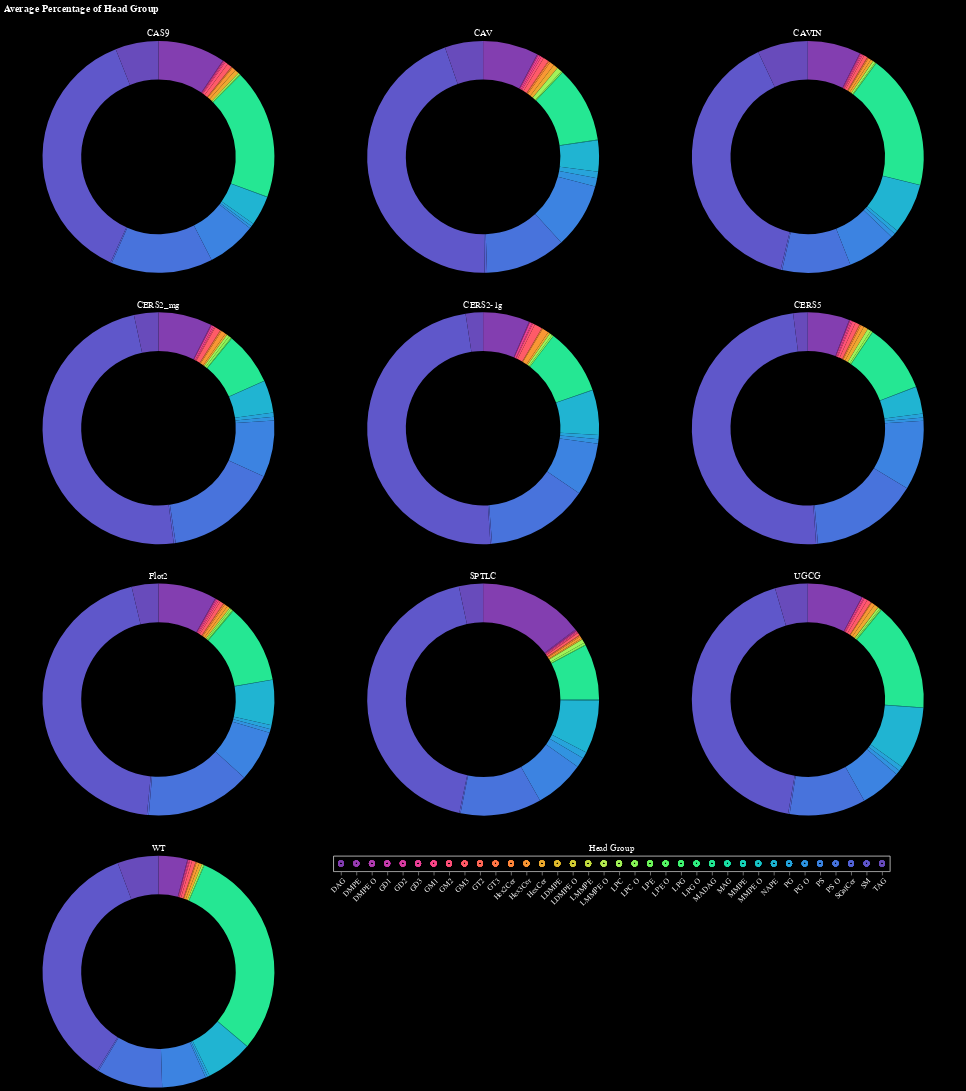

Notebook cell for this chart:
### Code cell
chart_list = []

# create selection tool
click = alt.selection_point(fields=['Head Group'])

# create head group legend
heads = alt.Chart(h).mark_point().encode(
    x=alt.X('Head Group').axis(labelAngle=-45),
    color=alt.condition(click, 'Head Group', alt.value('lightgray')),
    ).add_params(click).properties(title={'text':[], 'subtitle':'Head Group', 'subtitleColor':'white'})

for ptn in h['Mutation'].unique():
    source = h[h['Mutation'] == ptn]
    
    donut = alt.Chart(source).mark_arc(innerRadius=100).encode(
        theta='mean(Percentage):Q',
        color=alt.condition(click, 'Head Group', alt.value('lightgray'), scale=alt.Scale(scheme='rainbow'), legend=None),
        opacity = alt.condition(click, alt.value(1), alt.value(0.1)),
        tooltip=['Head Group', 'mean(Percentage)']
    ).add_params(click).properties(
        width=400,
        title={'text':[], 'subtitle':ptn, 'subtitleColor':'white'}
    )
    
    chart_list.append(donut)
    
d = alt.hconcat(*chart_list[:3]) & alt.hconcat(*chart_list[3:6]) & alt.hconcat(*chart_list[6:9]) & (chart_list[9] | heads)
d = d.properties(title=alt.Title('Average Percentage of Head Group', color='white')).configure(background='black').configure_axis(labelColor='white')
# d.save('graphs/pos_mode_whole_dataset/head_group_graphs/HeadGroupDonutCharts_interactive.html')
d

### Figure 1 — Vega-Lite specification as saved in the notebook (floating-point values rounded to 4 significant figures; data arrays with more than 128 entries replaced by an {"elided": "..."} marker saying what was removed)
{"config": {"view": {"continuousWidth": 300, "continuousHeight": 300}, "axis": {"labelColor": "white"}, "background": "black"}, "vconcat": [{"hconcat": [{"data": {"name": "data-8636ad14ebb59f243181d93fead5bbe5"}, "mark": {"type": "arc", "innerRadius": 100}, "encoding": {"color": {"condition": {"param": "param_2", "field": "Head Group", "scale": {"scheme": "rainbow"}, "legend": null, "type": "nominal"}, "value": "lightgray"}, "opacity": {"condition": {"param": "param_2", "value": 1}, "value": 0.1}, "theta": {"aggregate": "mean", "field": "Percentage", "type": "quantitative"}, "tooltip": [{"field": "Head Group", "type": "nominal"}, {"aggregate": "mean", "field": "Percentage", "type": "quantitative"}]}, "name": "view_11", "title": {"text": [], "subtitle": "CAS9", "subtitleColor": "white"}, "width": 400}, {"data": {"name": "data-6f7c6d033056742c8391bef755e706b6"}, "mark": {"type": "arc", "innerRadius": 100}, "encoding": {"color": {"condition": {"param": "param_2", "field": "Head Group", "scale": {"scheme": "rainbow"}, "legend": null, "type": "nominal"}, "value": "lightgray"}, "opacity": {"condition": {"param": "param_2", "value": 1}, "value": 0.1}, "theta": {"aggregate": "mean", "field": "Percentage", "type": "quantitative"}, "tooltip": [{"field": "Head Group", "type": "nominal"}, {"aggregate": "mean", "field": "Percentage", "type": "quantitative"}]}, "name": "view_12", "title": {"text": [], "subtitle": "CAV", "subtitleColor": "white"}, "width": 400}, {"data": {"name": "data-d78427bbb711e524324b717d4932e4c5"}, "mark": {"type": "arc", "innerRadius": 100}, "encoding": {"color": {"condition": {"param": "param_2", "field": "Head Group", "scale": {"scheme": "rainbow"}, "legend": null, "type": "nominal"}, "value": "lightgray"}, "opacity": {"condition": {"param": "param_2", "value": 1}, "value": 0.1}, "theta": {"aggregate": "mean", "field": "Percentage", "type": "quantitative"}, "tooltip": [{"field": "Head Group", "type": "nominal"}, {"aggregate": "mean", "field": "Percentage", "type": "quantitative"}]}, "name": "view_13", "title": {"text": [], "subtitle": "CAVIN", "subtitleColor": "white"}, "width": 400}]}, {"hconcat": [{"data": {"name": "data-d834083a1856f15d963549d40142d1b8"}, "mark": {"type": "arc", "innerRadius": 100}, "encoding": {"color": {"condition": {"param": "param_2", "field": "Head Group", "scale": {"scheme": "rainbow"}, "legend": null, "type": "nominal"}, "value": "lightgray"}, "opacity": {"condition": {"param": "param_2", "value": 1}, "value": 0.1}, "theta": {"aggregate": "mean", "field": "Percentage", "type": "quantitative"}, "tooltip": [{"field": "Head Group", "type": "nominal"}, {"aggregate": "mean", "field": "Percentage", "type": "quantitative"}]}, "name": "view_14", "title": {"text": [], "subtitle": "CERS2_mg", "subtitleColor": "white"}, "width": 400}, {"data": {"name": "data-d423db98cf14f48860ce19a66aa5148c"}, "mark": {"type": "arc", "innerRadius": 100}, "encoding": {"color": {"condition": {"param": "param_2", "field": "Head Group", "scale": {"scheme": "rainbow"}, "legend": null, "type": "nominal"}, "value": "lightgray"}, "opacity": {"condition": {"param": "param_2", "value": 1}, "value": 0.1}, "theta": {"aggregate": "mean", "field": "Percentage", "type": "quantitative"}, "tooltip": [{"field": "Head Group", "type": "nominal"}, {"aggregate": "mean", "field": "Percentage", "type": "quantitative"}]}, "name": "view_15", "title": {"text": [], "subtitle": "CERS2-1g", "subtitleColor": "white"}, "width": 400}, {"data": {"name": "data-ad4c1b5cf02e56afa9e33157b75622f2"}, "mark": {"type": "arc", "innerRadius": 100}, "encoding": {"color": {"condition": {"param": "param_2", "field": "Head Group", "scale": {"scheme": "rainbow"}, "legend": null, "type": "nominal"}, "value": "lightgray"}, "opacity": {"condition": {"param": "param_2", "value": 1}, "value": 0.1}, "theta": {"aggregate": "mean", "field": "Percentage", "type": "quantitative"}, "tooltip": [{"field": "Head Group", "type": "nominal"}, {"aggregate": "mean", "field": "Percentage", "type": "quantitative"}]}, "name": "view_16", "title": {"text": [], "subtitle": "CERS5", "subtitleColor": "white"}, "width": 400}]}, {"hconcat": [{"data": {"name": "data-d28ede77ef28bb050d87ea16f7781dd2"}, "mark": {"type": "arc", "innerRadius": 100}, "encoding": {"color": {"condition": {"param": "param_2", "field": "Head Group", "scale": {"scheme": "rainbow"}, "legend": null, "type": "nominal"}, "value": "lightgray"}, "opacity": {"condition": {"param": "param_2", "value": 1}, "value": 0.1}, "theta": {"aggregate": "mean", "field": "Percentage", "type": "quantitative"}, "tooltip": [{"field": "Head Group", "type": "nominal"}, {"aggregate": "mean", "field": "Percentage", "type": "quantitative"}]}, "name": "view_17", "title": {"text": [], "subtitle": "Flot2", "subtitleColor": "white"}, "width": 400}, {"data": {"name": "data-c12a40978c182f26729fb67d7427b842"}, "mark": {"type": "arc", "innerRadius": 100}, "encoding": {"color": {"condition": {"param": "param_2", "field": "Head Group", "scale": {"scheme": "rainbow"}, "legend": null, "type": "nominal"}, "value": "lightgray"}, "opacity": {"condition": {"param": "param_2", "value": 1}, "value": 0.1}, "theta": {"aggregate": "mean", "field": "Percentage", "type": "quantitative"}, "tooltip": [{"field": "Head Group", "type": "nominal"}, {"aggregate": "mean", "field": "Percentage", "type": "quantitative"}]}, "name": "view_18", "title": {"text": [], "subtitle": "SPTLC", "subtitleColor": "white"}, "width": 400}, {"data": {"name": "data-c40c0d577b8ed38bfc2b9c4f8c24e0d2"}, "mark": {"type": "arc", "innerRadius": 100}, "encoding": {"color": {"condition": {"param": "param_2", "field": "Head Group", "scale": {"scheme": "rainbow"}, "legend": null, "type": "nominal"}, "value": "lightgray"}, "opacity": {"condition": {"param": "param_2", "value": 1}, "value": 0.1}, "theta": {"aggregate": "mean", "field": "Percentage", "type": "quantitative"}, "tooltip": [{"field": "Head Group", "type": "nominal"}, {"aggregate": "mean", "field": "Percentage", "type": "quantitative"}]}, "name": "view_19", "title": {"text": [], "subtitle": "UGCG", "subtitleColor": "white"}, "width": 400}]}, {"hconcat": [{"data": {"name": "data-300ddd73acc42bffb51beaf4f941b7dc"}, "mark": {"type": "arc", "innerRadius": 100}, "encoding": {"color": {"condition": {"param": "param_2", "field": "Head Group", "scale": {"scheme": "rainbow"}, "legend": null, "type": "nominal"}, "value": "lightgray"}, "opacity": {"condition": {"param": "param_2", "value": 1}, "value": 0.1}, "theta": {"aggregate": "mean", "field": "Percentage", "type": "quantitative"}, "tooltip": [{"field": "Head Group", "type": "nominal"}, {"aggregate": "mean", "field": "Percentage", "type": "quantitative"}]}, "name": "view_20", "title": {"text": [], "subtitle": "WT", "subtitleColor": "white"}, "width": 400}, {"data": {"name": "data-ffd87fd199bcb3612700c4bf63505273"}, "mark": {"type": "point"}, "encoding": {"color": {"condition": {"param": "param_2", "field": "Head Group"}, "value": "lightgray"}, "x": {"axis": {"labelAngle": -45}, "field": "Head Group", "type": "nominal"}}, "name": "view_21", "title": {"text": [], "subtitle": "Head Group", "subtitleColor": "white"}}]}], "params": [{"name": "param_2", "select": {"type": "point", "fields": ["Head Group"]}, "views": ["view_11", "view_12", "view_13", "view_14", "view_15", "view_16", "view_17", "view_18", "view_19", "view_20", "view_21"]}], "title": {"text": "Average Percentage of Head Group", "color": "white"}, "$schema": "https://vega.github.io/schema/vega-lite/v5.16.3.json", "datasets": {"data-8636ad14ebb59f243181d93fead5bbe5": {"elided": "144 records"}, "data-6f7c6d033056742c8391bef755e706b6": {"elided": "144 records"}, "data-d78427bbb711e524324b717d4932e4c5": {"elided": "144 records"}, "data-d834083a1856f15d963549d40142d1b8": {"elided": "144 records"}, "data-d423db98cf14f48860ce19a66aa5148c": {"elided": "144 records"}, "data-ad4c1b5cf02e56afa9e33157b75622f2": {"elided": "144 records"}, "data-d28ede77ef28bb050d87ea16f7781dd2": {"elided": "144 records"}, "data-c12a40978c182f26729fb67d7427b842": {"elided": "144 records"}, "data-c40c0d577b8ed38bfc2b9c4f8c24e0d2": {"elided": "144 records"}, "data-300ddd73acc42bffb51beaf4f941b7dc": {"elided": "144 records"}, "data-ffd87fd199bcb3612700c4bf63505273": {"elided": "1440 records"}}}
